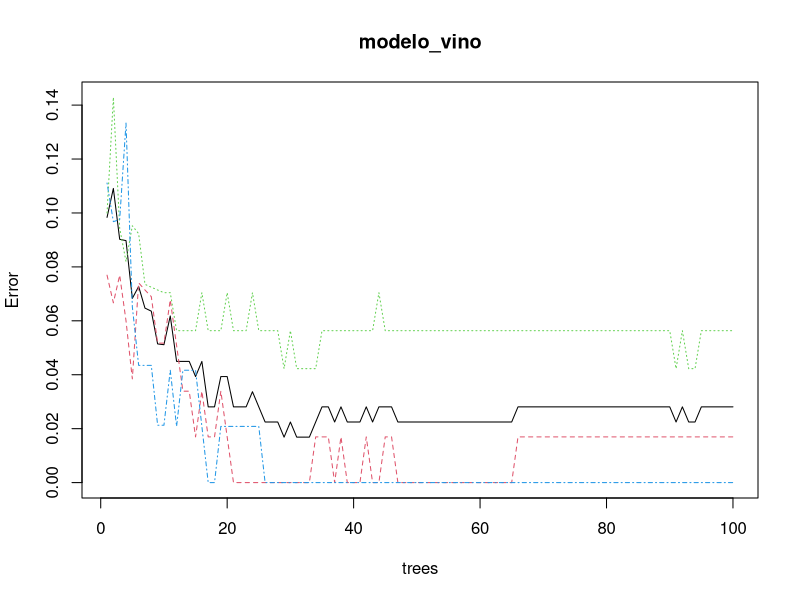
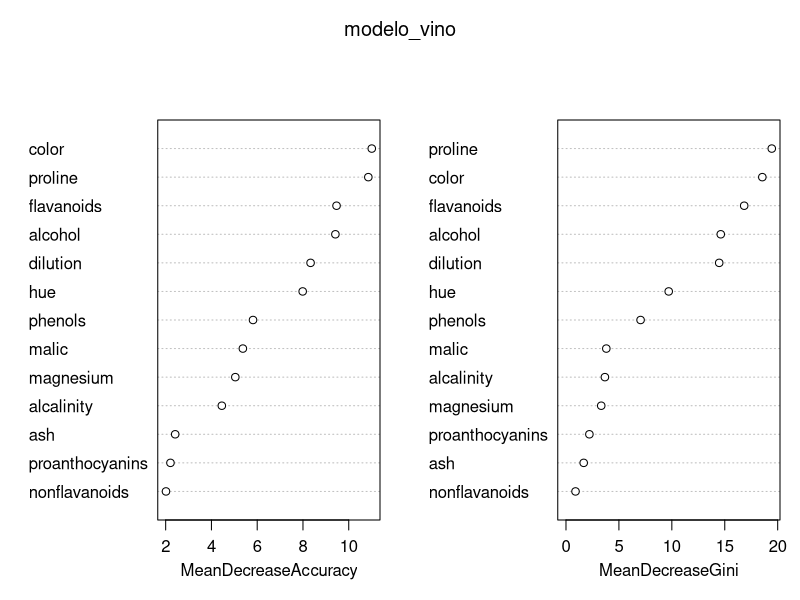
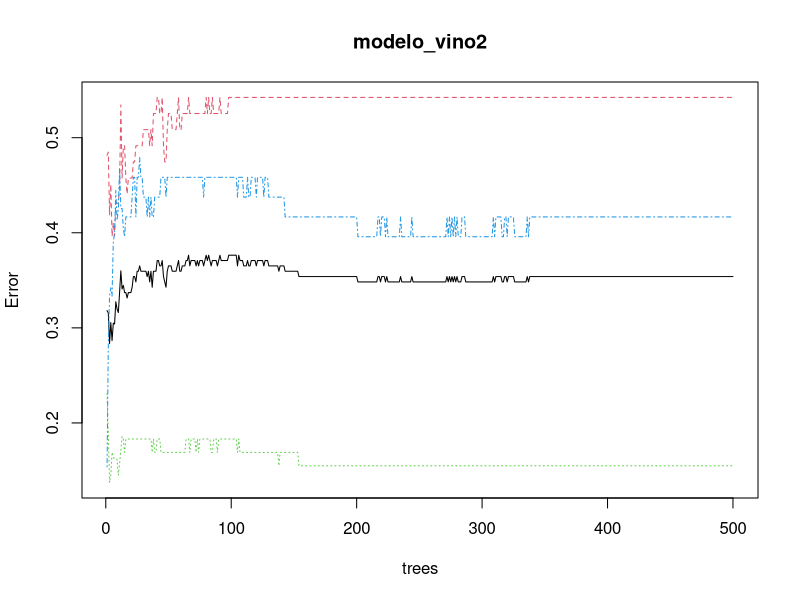

Source code (R) for these figures, in order:
#Clasificacion de vinos con el uso de random forest 
#Limpiar consola
rm(list=ls())
cat("\014")
#Cargamos las librerias necesarias
set.seed(1234) #garantiza la reproducibilidad de los resultados
library(randomForest)
#Con las predicciones se puede conocer el tipo de vino (variedad) con la 
# informacion de las variables dadas
vino<-read.csv("vino.csv",header=T)
#View(vino)
#Tenemos que pasar a factor el type (clasificacion, de esta manera se asume la clasificacion
# y no regresion
vino$type<-as.factor(vino$type)
#Se construye el modelo para conocer la importancia de las variables 
modelo_vino<-randomForest(type~.,data=vino,importance=TRUE, ntree=100) #tuning, para cuadrar el numero de arboles
modelo_vino #la matriz de confusion me ayuda a conocer la precision del modelo
plot(modelo_vino)
#Importancia de las variables
importance(modelo_vino) 
varImpPlot(modelo_vino) #Cononozco la variables mas importantes

#Despues se pueden hacer predicciones con el modelo con solo las variables
# que se deeterminaron mas importantes
modelo_vino2<-randomForest(type~color,data=vino,importance=TRUE)
modelo_vino2
plot(modelo_vino2)
